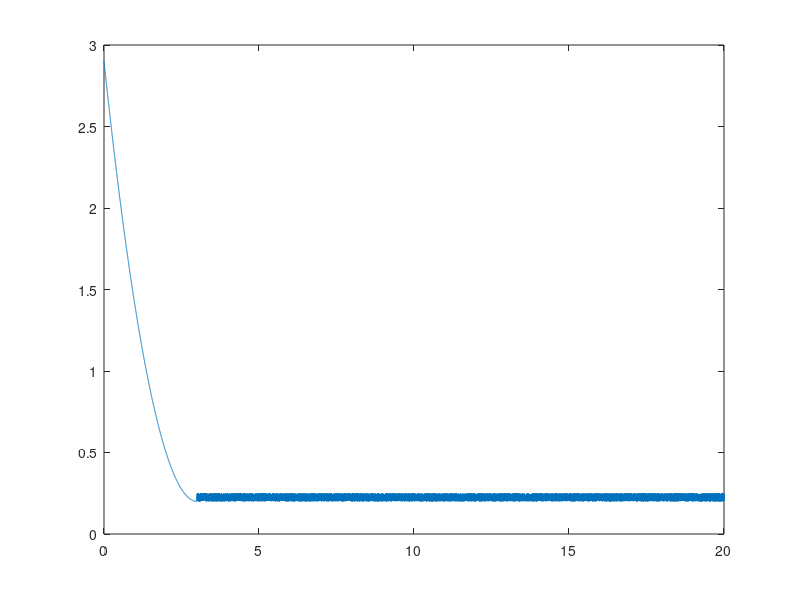

Recreate this plot in MATLAB.
t=[0:0.001:20];
r=zeros(1,length(t));
z=zeros(1,length(t));
b=0.05*rand(1,length(t));
for i=1:length(t)
  a=0.5*t(i)^2-2*t(i)+2
   if t(i)<=2
      r(i)=a;
   else
       r(i)=b(i);
   end
   
end
% plot(t,r);
for i=1:length(t)
  if t(i)<=3
      z(i)=0.3*t(i)^2-1.8*t(i)+2.9;
   else
       z(i)=0.2+b(i);
   end
   
   
end
plot(t,z)




